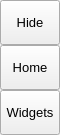
        <widget class="QFrame" name="leftMenuBg">
         <property name="minimumSize">
          <size>
           <width>60</width>
           <height>0</height>
          </size>
         </property>
         <property name="maximumSize">
          <size>
           <width>60</width>
           <height>16777215</height>
          </size>
         </property>
         <property name="frameShape">
          <enum>QFrame::NoFrame</enum>
         </property>
         <property name="frameShadow">
          <enum>QFrame::Raised</enum>
         </property>
         <layout class="QVBoxLayout" name="verticalLayout_3">
          <property name="spacing">
           <number>0</number>
          </property>
          <property name="leftMargin">
           <number>0</number>
          </property>
          <property name="topMargin">
           <number>0</number>
          </property>
          <property name="rightMargin">
           <number>0</number>
          </property>
          <property name="bottomMargin">
           <number>0</number>
          </property>
          <item>
           <widget class="QFrame" name="leftMenuFrame">
            <property name="frameShape">
             <enum>QFrame::NoFrame</enum>
            </property>
            <property name="frameShadow">
             <enum>QFrame::Raised</enum>
            </property>
            <layout class="QVBoxLayout" name="verticalMenuLayout">
             <property name="spacing">
              <number>0</number>
             </property>
             <property name="leftMargin">
              <number>0</number>
             </property>
             <property name="topMargin">
              <number>0</number>
             </property>
             <property name="rightMargin">
              <number>0</number>
             </property>
             <property name="bottomMargin">
              <number>0</number>
             </property>
             <item>
              <widget class="QFrame" name="toggleBox">
               <property name="maximumSize">
                <size>
                 <width>16777215</width>
                 <height>45</height>
                </size>
               </property>
               <property name="frameShape">
                <enum>QFrame::NoFrame</enum>
               </property>
               <property name="frameShadow">
                <enum>QFrame::Raised</enum>
               </property>
               <layout class="QVBoxLayout" name="verticalLayout_4">
                <property name="spacing">
                 <number>0</number>
                </property>
                <property name="leftMargin">
                 <number>0</number>
                </property>
                <property name="topMargin">
                 <number>0</number>
                </property>
                <property name="rightMargin">
                 <number>0</number>
                </property>
                <property name="bottomMargin">
                 <number>0</number>
                </property>
                <item>
                 <widget class="QPushButton" name="toggleButton">
                  <property name="sizePolicy">
                   <sizepolicy hsizetype="Expanding" vsizetype="Fixed">
                    <horstretch>0</horstretch>
                    <verstretch>0</verstretch>
                   </sizepolicy>
                  </property>
                  <property name="minimumSize">
                   <size>
                    <width>0</width>
                    <height>45</height>
                   </size>
                  </property>
                  <property name="font">
                   <font>
                    <family>Segoe UI</family>
                    <pointsize>10</pointsize>
                    <weight>50</weight>
                    <italic>false</italic>
                    <bold>false</bold>
                   </font>
                  </property>
                  <property name="cursor">
                   <cursorShape>PointingHandCursor</cursorShape>
                  </property>
                  <property name="layoutDirection">
                   <enum>Qt::LeftToRight</enum>
                  </property>
                  <property name="styleSheet">
                   <string notr="true">background-image: url(:/icons/images/icons/icon_menu.png);</string>
                  </property>
                  <property name="text">
                   <string>Hide</string>
                  </property>
                  <property name="icon">
                   <iconset>
                    <normaloff>:/icons/cil-menu.png</normaloff>:/icons/cil-menu.png</iconset>
                  </property>
                 </widget>
                </item>
               </layout>
              </widget>
             </item>
             <item alignment="Qt::AlignTop">
              <widget class="QFrame" name="topMenu">
               <property name="frameShape">
                <enum>QFrame::NoFrame</enum>
               </property>
               <property name="frameShadow">
                <enum>QFrame::Raised</enum>
               </property>
               <layout class="QVBoxLayout" name="verticalLayout_8">
                <property name="spacing">
                 <number>0</number>
                </property>
                <property name="leftMargin">
                 <number>0</number>
                </property>
                <property name="topMargin">
                 <number>0</number>
                </property>
                <property name="rightMargin">
                 <number>0</number>
                </property>
                <property name="bottomMargin">
                 <number>0</number>
                </property>
                <item>
                 <widget class="QPushButton" name="btn_home">
                  <property name="sizePolicy">
                   <sizepolicy hsizetype="Expanding" vsizetype="Fixed">
                    <horstretch>0</horstretch>
                    <verstretch>0</verstretch>
                   </sizepolicy>
                  </property>
                  <property name="minimumSize">
                   <size>
                    <width>0</width>
                    <height>45</height>
                   </size>
                  </property>
                  <property name="font">
                   <font>
                    <family>Segoe UI</family>
                    <pointsize>10</pointsize>
                    <weight>50</weight>
                    <italic>false</italic>
                    <bold>false</bold>
                   </font>
                  </property>
                  <property name="cursor">
                   <cursorShape>PointingHandCursor</cursorShape>
                  </property>
                  <property name="layoutDirection">
                   <enum>Qt::LeftToRight</enum>
                  </property>
                  <property name="styleSheet">
                   <string notr="true">background-image: url(:/icons/images/icons/cil-home.png);</string>
                  </property>
                  <property name="text">
                   <string>Home</string>
                  </property>
                  <property name="icon">
                   <iconset>
                    <normaloff>:/icons/cil-home.png</normaloff>:/icons/cil-home.png</iconset>
                  </property>
                 </widget>
                </item>
                <item>
                 <widget class="QPushButton" name="btn_widgets">
                  <property name="sizePolicy">
                   <sizepolicy hsizetype="Expanding" vsizetype="Fixed">
                    <horstretch>0</horstretch>
                    <verstretch>0</verstretch>
                   </sizepolicy>
                  </property>
                  <property name="minimumSize">
                   <size>
                    <width>0</width>
                    <height>45</height>
                   </size>
                  </property>
                  <property name="font">
                   <font>
                    <family>Segoe UI</family>
                    <pointsize>10</pointsize>
                    <weight>50</weight>
                    <italic>false</italic>
                    <bold>false</bold>
                   </font>
                  </property>
                  <property name="cursor">
                   <cursorShape>PointingHandCursor</cursorShape>
                  </property>
                  <property name="layoutDirection">
                   <enum>Qt::LeftToRight</enum>
                  </property>
                  <property name="styleSheet">
                   <string notr="true">background-image: url(:/icons/images/icons/cil-gamepad.png);</string>
                  </property>
                  <property name="text">
                   <string>Widgets</string>
                  </property>
                  <property name="icon">
                   <iconset>
                    <normaloff>:/icons/cil-3d.png</normaloff>:/icons/cil-3d.png</iconset>
                  </property>
                 </widget>
                </item>
               </layout>
              </widget>
             </item>
             <item alignment="Qt::AlignBottom">
              <widget class="QFrame" name="bottomMenu">
               <property name="frameShape">
                <enum>QFrame::NoFrame</enum>
               </property>
               <property name="frameShadow">
                <enum>QFrame::Raised</enum>
               </property>
               <layout class="QVBoxLayout" name="verticalLayout_9">
                <property name="spacing">
                 <number>0</number>
                </property>
                <property name="leftMargin">
                 <number>0</number>
                </property>
                <property name="topMargin">
                 <number>0</number>
                </property>
                <property name="rightMargin">
                 <number>0</number>
                </property>
                <property name="bottomMargin">
                 <number>0</number>
                </property>
               </layout>
              </widget>
             </item>
            </layout>
           </widget>
          </item>
         </layout>
        </widget>
